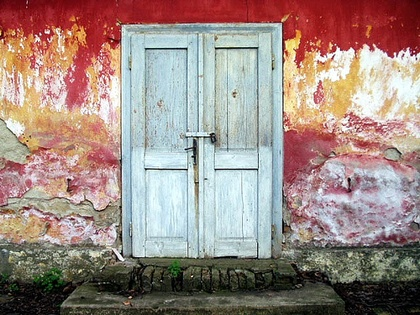
%> input picture pic2.jpg, 420 x 315 px, shrunk from 500 x 375 before the run
$ octave --eval "harris_corner(rgb2gray(imread('pic2.jpg')));"   (GNU Octave 9; MATLAB toolbox functions it lacks are replaced by stand-ins)
%> lines starting %> are read from the running program, lines starting %| are printed output that depends on the picture; in (x1, y1, x2, y2) boxes, pixels count from 0 and x2, y2 are one past the last pixel; in counts of white or black regions, pixels touching at a corner belong together; the program's own positions count from 1
function harris_corner(im)
    %harris_corner -- This function determines corners in an image

    % Gaussian mask [1 -1] with prewit operator
    mx = [-1 0 1
        -1 0 1
        -1 0 1];
    my = [1 1 1
        0 0 0
        -1 -1 -1];

    edgex_im = filter2(mx,im); %Correlate
    edgey_im = filter2(my,im); %Correlate
    mag_im = edgex_im.*edgey_im;
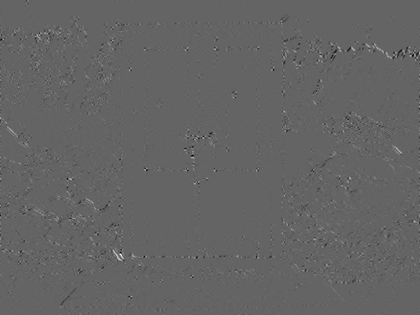
%> mag_im: size 315x420 double; min -144270, max 222394, mean 117.7; drawn with min black and max white

    %Display edge detection images
    figure();
    imshow(edgex_im,[]);
    title('Edge Detection: X-Direction');
    figure();
    imshow(edgey_im,[]);
    title('Edge Detection: Y-Direction');

    %Gaussian Filter
    G = fspecial('gaussian',[5 5],2);
    edgex_im = filter2(G,edgex_im.^2);
    edgey_im = filter2(G,edgey_im.^2);
    mag_im = filter2(G,mag_im);
    figure();
    imshow(mag_im,[]);
    title('Edge Magnitude');

    %Alocate space
    result = zeros(size(im,1),size(im,2));
    R = zeros(size(im,1),size(im,2));

    %Apply corner operation
    for ii = 1:size(im,1)
        for jj = 1:size(im,2)
            M = [edgex_im(ii,jj) mag_im(ii,jj);mag_im(ii,jj) edgey_im(ii,jj)];
            co(ii,jj) = det(M)-0.05*(trace(M))^2;
        end
    end
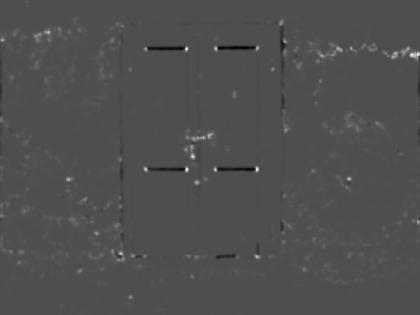
%> co: size 315x420 double; min -1.83e+09, max 4.11e+09, mean 25227571; drawn with min black and max white
    figure();
    imshow(co);
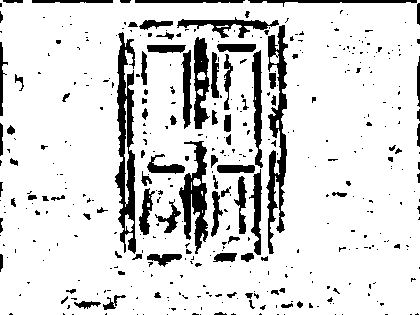
%> displayed picture: size 315x420, on the screen's scale of 0 to 255; 85.7% white; 421 black regions (329 under 20 px), largest, box (x1, y1, x2, y2) and area: (115, 32, 136, 254) 2447, (266, 25, 288, 254) 2099, (179, 141, 208, 254) 1576
    title('Corner Output');

    co_max = max(max(co));
%> co_max = 4.11e+09
    Thresh = 0.1*co_max; %Compute threshold Note: found manually
%> Thresh = 410556529.8

    %Put positions of corners
    for ii = 2:size(im,1)-1
        for jj = 2:size(im,2)-1
            if co(ii,jj) > Thresh
                %Only grab 1 of the pixels detected
                if co(ii,jj) > co(ii-1,jj-1) && co(ii,jj) > co(ii-1,jj) && co(ii,jj) > co(ii-1,jj+1) && co(ii,jj) > co(ii,jj-1) && co(ii,jj) > co(ii,jj+1) && co(ii,jj) > co(ii+1,jj-1) && co(ii,jj) > co(ii+1,jj) && co(ii,jj) > co(ii+1,jj+1)
                    result(ii,jj) = 1;
                end
            end
        end
    end
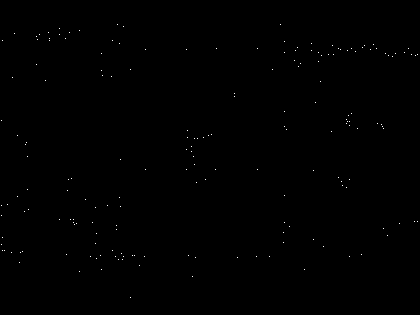
%> result: size 315x420 double; values 0 (black) and 1 (white), 0.14% white in thin lines or dots, all inside (x1, y1, x2, y2) = (1, 24, 418, 298)

    [c,r] = find(result == 1);
%> c = 187 values from 25 to 298; r = 187 values from 2 to 418

    %Ignore the beginning and end rows
    c(10) = [];
    c(9) = [];
    c(2) = [];
    c(1) = [];

    r(10) = [];
    r(9) = [];
    r(2) = [];
    r(1) = [];

    figure();
    imshow(im);
    hold on;
    plot(r,c,'r.');
    title('Corners Detected');
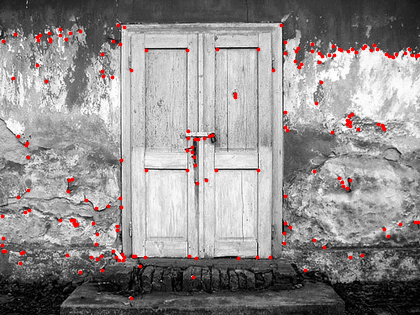
%> figure redrawn from the program's plot data; its title reads 'Corners Detected'

    disp(r);
%> (printed output is left out)
    disp(c);
%> (printed output is left out)

    %Remove outside corners
    r(6) = [];
    r(3) = [];
    r(1) = [];
    c(6) = [];
    c(3) = [];
    c(1) = [];

    for ii = 1:3
        rr(ii,1) = round(r(ii)*cosd(10) + c(ii)*sind(10)) - 40;
        cc(ii,2) = round(c(ii)*cosd(10) - r(ii)*sind(10)) + 50;
    end
%> after the loop, cc = [0 291; 0 284; 0 297]; rr = [5; 4; 7]

    im_triangle_rotate = imread('rotatetriangle.jpg');
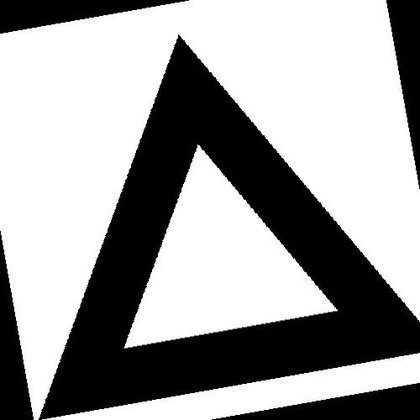
%> input picture rotatetriangle.jpg, 420 x 420 px, shrunk from 500 x 500 before the run
%> im_triangle_rotate is the input picture: size 420x420 uint8; min 0, max 255, mean 159.9
%> `harris_corner(rgb2gray(imread('pic2.jpg')));`:
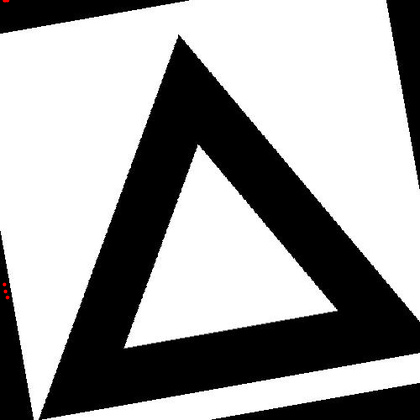
%> figure redrawn from the program's plot data; its title reads 'Corners Detected (Rotation)'
    figure();
    imshow(im_triangle_rotate);
    hold on;
    plot(rr,cc,'r.');
    title('Corners Detected (Rotation)');
end
